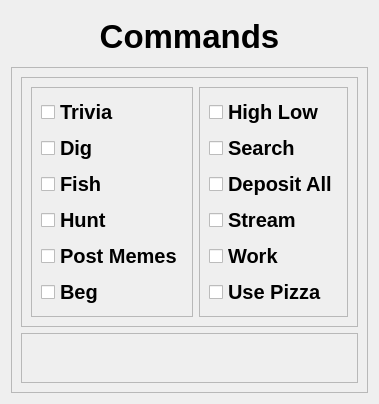
            <widget class="QWidget" name="commands">
             <layout class="QVBoxLayout" name="verticalLayout_8">
              <item>
               <widget class="QLabel" name="commands_title">
                <property name="minimumSize">
                 <size>
                  <width>0</width>
                  <height>50</height>
                 </size>
                </property>
                <property name="maximumSize">
                 <size>
                  <width>16777215</width>
                  <height>50</height>
                 </size>
                </property>
                <property name="font">
                 <font>
                  <family>Segoe UI</family>
                  <pointsize>25</pointsize>
                  <weight>75</weight>
                  <bold>true</bold>
                 </font>
                </property>
                <property name="text">
                 <string>Commands</string>
                </property>
                <property name="alignment">
                 <set>Qt::AlignCenter</set>
                </property>
               </widget>
              </item>
              <item>
               <widget class="QFrame" name="commands_frame">
                <property name="sizePolicy">
                 <sizepolicy hsizetype="Preferred" vsizetype="Expanding">
                  <horstretch>0</horstretch>
                  <verstretch>0</verstretch>
                 </sizepolicy>
                </property>
                <property name="frameShape">
                 <enum>QFrame::StyledPanel</enum>
                </property>
                <property name="frameShadow">
                 <enum>QFrame::Raised</enum>
                </property>
                <layout class="QVBoxLayout" name="verticalLayout_12">
                 <item>
                  <widget class="QFrame" name="frame_2">
                   <property name="sizePolicy">
                    <sizepolicy hsizetype="Preferred" vsizetype="Expanding">
                     <horstretch>0</horstretch>
                     <verstretch>0</verstretch>
                    </sizepolicy>
                   </property>
                   <property name="frameShape">
                    <enum>QFrame::StyledPanel</enum>
                   </property>
                   <property name="frameShadow">
                    <enum>QFrame::Raised</enum>
                   </property>
                   <layout class="QHBoxLayout" name="horizontalLayout_4">
                    <item alignment="Qt::AlignHCenter|Qt::AlignVCenter">
                     <widget class="QFrame" name="frame_3">
                      <property name="frameShape">
                       <enum>QFrame::StyledPanel</enum>
                      </property>
                      <property name="frameShadow">
                       <enum>QFrame::Raised</enum>
                      </property>
                      <layout class="QVBoxLayout" name="verticalLayout_13">
                       <item>
                        <widget class="QCheckBox" name="trivia">
                         <property name="font">
                          <font>
                           <family>Segoe UI</family>
                           <pointsize>15</pointsize>
                           <weight>75</weight>
                           <bold>true</bold>
                          </font>
                         </property>
                         <property name="cursor">
                          <cursorShape>PointingHandCursor</cursorShape>
                         </property>
                         <property name="text">
                          <string>Trivia</string>
                         </property>
                        </widget>
                       </item>
                       <item>
                        <widget class="QCheckBox" name="dig">
                         <property name="font">
                          <font>
                           <family>Segoe UI</family>
                           <pointsize>15</pointsize>
                           <weight>75</weight>
                           <bold>true</bold>
                          </font>
                         </property>
                         <property name="cursor">
                          <cursorShape>PointingHandCursor</cursorShape>
                         </property>
                         <property name="text">
                          <string>Dig</string>
                         </property>
                        </widget>
                       </item>
                       <item>
                        <widget class="QCheckBox" name="fish">
                         <property name="font">
                          <font>
                           <family>Segoe UI</family>
                           <pointsize>15</pointsize>
                           <weight>75</weight>
                           <bold>true</bold>
                          </font>
                         </property>
                         <property name="cursor">
                          <cursorShape>PointingHandCursor</cursorShape>
                         </property>
                         <property name="text">
                          <string>Fish</string>
                         </property>
                        </widget>
                       </item>
                       <item>
                        <widget class="QCheckBox" name="hunt">
                         <property name="font">
                          <font>
                           <family>Segoe UI</family>
                           <pointsize>15</pointsize>
                           <weight>75</weight>
                           <bold>true</bold>
                          </font>
                         </property>
                         <property name="cursor">
                          <cursorShape>PointingHandCursor</cursorShape>
                         </property>
                         <property name="text">
                          <string>Hunt</string>
                         </property>
                        </widget>
                       </item>
                       <item>
                        <widget class="QCheckBox" name="pm">
                         <property name="font">
                          <font>
                           <family>Segoe UI</family>
                           <pointsize>15</pointsize>
                           <weight>75</weight>
                           <bold>true</bold>
                          </font>
                         </property>
                         <property name="cursor">
                          <cursorShape>PointingHandCursor</cursorShape>
                         </property>
                         <property name="text">
                          <string>Post Memes</string>
                         </property>
                        </widget>
                       </item>
                       <item>
                        <widget class="QCheckBox" name="beg">
                         <property name="font">
                          <font>
                           <family>Segoe UI</family>
                           <pointsize>15</pointsize>
                           <weight>75</weight>
                           <bold>true</bold>
                          </font>
                         </property>
                         <property name="cursor">
                          <cursorShape>PointingHandCursor</cursorShape>
                         </property>
                         <property name="text">
                          <string>Beg</string>
                         </property>
                        </widget>
                       </item>
                      </layout>
                     </widget>
                    </item>
                    <item alignment="Qt::AlignHCenter|Qt::AlignVCenter">
                     <widget class="QFrame" name="frame_4">
                      <property name="frameShape">
                       <enum>QFrame::StyledPanel</enum>
                      </property>
                      <property name="frameShadow">
                       <enum>QFrame::Raised</enum>
                      </property>
                      <layout class="QVBoxLayout" name="verticalLayout_14">
                       <item>
                        <widget class="QCheckBox" name="hl">
                         <property name="font">
                          <font>
                           <family>Segoe UI</family>
                           <pointsize>15</pointsize>
                           <weight>75</weight>
                           <bold>true</bold>
                          </font>
                         </property>
                         <property name="cursor">
                          <cursorShape>PointingHandCursor</cursorShape>
                         </property>
                         <property name="text">
                          <string>High Low</string>
                         </property>
                        </widget>
                       </item>
                       <item>
                        <widget class="QCheckBox" name="search">
                         <property name="font">
                          <font>
                           <family>Segoe UI</family>
                           <pointsize>15</pointsize>
                           <weight>75</weight>
                           <bold>true</bold>
                          </font>
                         </property>
                         <property name="cursor">
                          <cursorShape>PointingHandCursor</cursorShape>
                         </property>
                         <property name="text">
                          <string>Search</string>
                         </property>
                        </widget>
                       </item>
                       <item>
                        <widget class="QCheckBox" name="dep_all">
                         <property name="font">
                          <font>
                           <family>Segoe UI</family>
                           <pointsize>15</pointsize>
                           <weight>75</weight>
                           <bold>true</bold>
                          </font>
                         </property>
                         <property name="cursor">
                          <cursorShape>PointingHandCursor</cursorShape>
                         </property>
                         <property name="text">
                          <string>Deposit All</string>
                         </property>
                        </widget>
                       </item>
                       <item>
                        <widget class="QCheckBox" name="stream">
                         <property name="font">
                          <font>
                           <family>Segoe UI</family>
                           <pointsize>15</pointsize>
                           <weight>75</weight>
                           <bold>true</bold>
                          </font>
                         </property>
                         <property name="cursor">
                          <cursorShape>PointingHandCursor</cursorShape>
                         </property>
                         <property name="text">
                          <string>Stream</string>
                         </property>
                        </widget>
                       </item>
                       <item>
                        <widget class="QCheckBox" name="work">
                         <property name="font">
                          <font>
                           <family>Segoe UI</family>
                           <pointsize>15</pointsize>
                           <weight>75</weight>
                           <bold>true</bold>
                          </font>
                         </property>
                         <property name="cursor">
                          <cursorShape>PointingHandCursor</cursorShape>
                         </property>
                         <property name="text">
                          <string>Work</string>
                         </property>
                        </widget>
                       </item>
                       <item>
                        <widget class="QCheckBox" name="use_pizza">
                         <property name="font">
                          <font>
                           <family>Segoe UI</family>
                           <pointsize>15</pointsize>
                           <weight>75</weight>
                           <bold>true</bold>
                          </font>
                         </property>
                         <property name="cursor">
                          <cursorShape>PointingHandCursor</cursorShape>
                         </property>
                         <property name="text">
                          <string>Use Pizza</string>
                         </property>
                        </widget>
                       </item>
                      </layout>
                     </widget>
                    </item>
                   </layout>
                  </widget>
                 </item>
                 <item alignment="Qt::AlignBottom">
                  <widget class="QFrame" name="frame">
                   <property name="minimumSize">
                    <size>
                     <width>0</width>
                     <height>50</height>
                    </size>
                   </property>
                   <property name="maximumSize">
                    <size>
                     <width>16777215</width>
                     <height>50</height>
                    </size>
                   </property>
                   <property name="frameShape">
                    <enum>QFrame::StyledPanel</enum>
                   </property>
                   <property name="frameShadow">
                    <enum>QFrame::Raised</enum>
                   </property>
                  </widget>
                 </item>
                </layout>
               </widget>
              </item>
             </layout>
            </widget>
